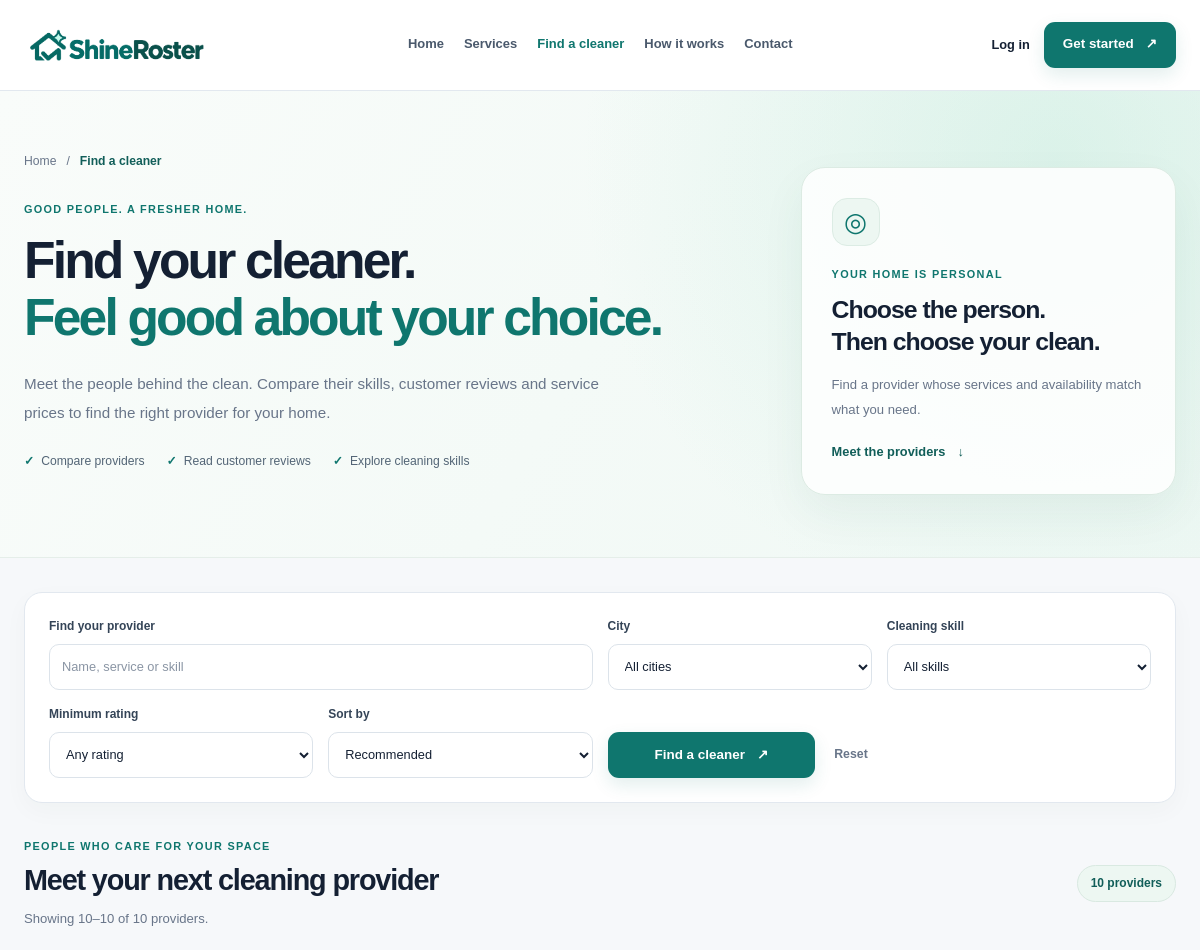
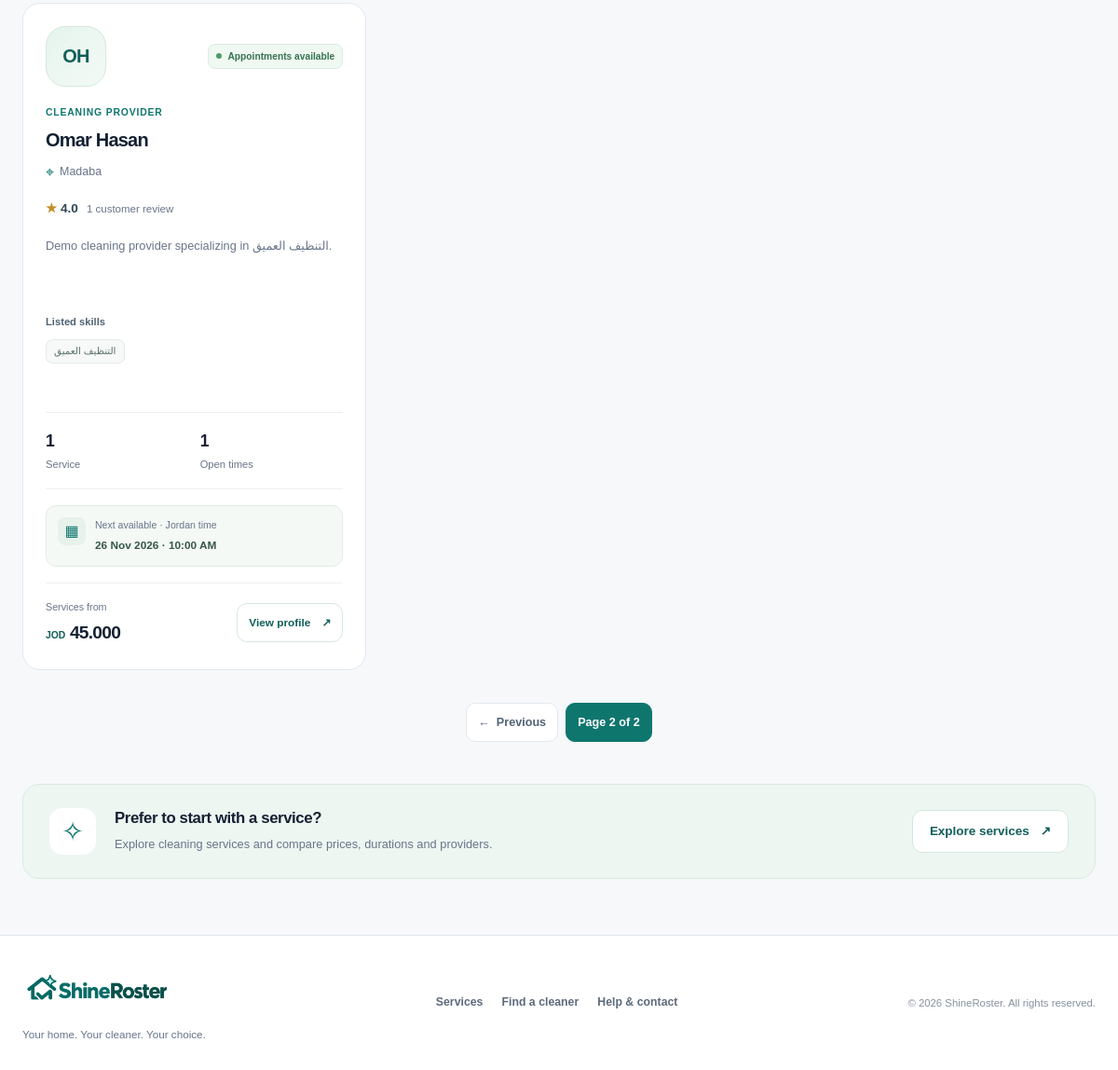
The app's page /providers.php?sort=recommended&page=2 with its own data (2 pictures, top to bottom).
### tables this page shows
CREATE TABLE users (
    id INT UNSIGNED AUTO_INCREMENT PRIMARY KEY,
    full_name VARCHAR(100) NOT NULL,
    email VARCHAR(190) NOT NULL UNIQUE,
    phone VARCHAR(20) NOT NULL,
    password_hash VARCHAR(255) NOT NULL,
    role VARCHAR(20) NOT NULL DEFAULT 'customer',
    is_active TINYINT NOT NULL DEFAULT 1,
    created_at DATETIME NOT NULL DEFAULT CURRENT_TIMESTAMP,
    updated_at DATETIME NOT NULL DEFAULT CURRENT_TIMESTAMP ON UPDATE CURRENT_TIMESTAMP
);

### providers.php (the view, shortened to what the rows shown need)
<?php
require_once __DIR__ . '/includes/init.php';
$search = inputText($_GET, 'search', 120);
$city = inputText($_GET, 'city', 100);
$sort = inputText($_GET, 'sort', 30);
$ratingValue = inputText($_GET, 'rating', 10);
$allowedRatings = ['0', '3', '4', '4.5'];
if (!in_array($ratingValue, $allowedRatings, true)) {
    $ratingValue = '0';
}
$minimumRating = (float) $ratingValue;
if (isset($_GET['skill_id'])) {
    $skillId = filter_var($_GET['skill_id'], FILTER_VALIDATE_INT, [
        'options' => ['min_range' => 1]
    ]);
} else {
    $skillId = filter_var(null, FILTER_VALIDATE_INT, [
        'options' => ['min_range' => 1]
    ]);
}
if ($skillId === false) {
    $skillId = 0;
} else {
    $skillId = (int) $skillId;
}
if (isset($_GET['page'])) {
    $page = filter_var($_GET['page'], FILTER_VALIDATE_INT, ['options' => ['min_range' => 1]]);
} else {
    $page = filter_var(null, FILTER_VALIDATE_INT, ['options' => ['min_range' => 1]]);
}
if ($page === false) {
    $page = 1;
} else {
    $page = max(1, (int) $page);
}
$directory = new ProviderDirectory($db);
$cities = $directory->getCities();
$result = $directory->search($search, $city, $skillId, $minimumRating, $sort, $page);
$providers = $result['providers'];
?>
<!DOCTYPE html>
<html lang="en">
<head>
    <link rel="stylesheet" href="css/style.css">
    <link rel="stylesheet" href="css/services.css">
    <link rel="stylesheet" href="css/providers.css">
</head>
<body class="services-page providers-page">
    <main id="directory-main">
        <section
            class="catalog-hero"
            aria-labelledby="directory-title"
        >
            <div class="catalog-container catalog-hero-inner">
                <div class="catalog-hero-copy">
                    <h1 id="directory-title">
                        Find your cleaner.<br>
                        <span>Feel good about your choice.</span>
                    </h1>
                </div>
                <aside class="catalog-hero-note directory-hero-note">
                    <h2>
                        Choose the person.<br>
                        Then choose your clean.
                    </h2>
                </aside>
            </div>
        </section>
        <section
            class="catalog-section"
            id="provider-results"
            aria-labelledby="provider-results-title"
        >
            <div class="catalog-container">
                <div class="catalog-results-heading">
                    <div>
                        <h2 id="provider-results-title">
                            Meet your next cleaning provider
                        </h2>
                    </div>
                </div>
                <?php if ($providers): ?>
                    <div class="catalog-grid directory-grid">
                        <?php foreach ($providers as $provider): ?>
                            <?php
                            $nameParts = explode(' ', trim($provider['full_name']));
                            $initials = '';
                            if ($nameParts) {
                                $initials = mb_substr($nameParts[0], 0, 1, 'UTF-8');
                                if (count($nameParts) > 1) {
                                    $initials .= mb_substr(
                                        $nameParts[count($nameParts) - 1],
                                        0,
                                        1,
                                        'UTF-8'
                                    );
                                }
                            }
                            $initials = mb_strtoupper($initials, 'UTF-8');
                            $reviewCount = (int) $provider['review_count'];
                            $serviceCount = (int) $provider['service_count'];
                            $availableCount = (int) $provider['available_count'];
                            $visibleSkills = array_slice($provider['skills'], 0, 3);
                            $bio = trim((string) $provider['bio']);
                            $profileUrl = 'provider-details.php?id=' . (int) $provider['id'];
                            if ($provider['next_appointment']) {
                                $nextAppointment = strtotime($provider['next_appointment']);
                            } else {
                                $nextAppointment = null;
                            }
                            ?>
                            <article class="catalog-card directory-card">
                                <div class="directory-card-top">
                                    <span
                                        class="directory-avatar"
                                        aria-hidden="true"
                                    >
                                        <?= escapeHtml($initials) ?>
                                    </span>
                                    <?php if ($availableCount > 0): ?>
                                        <span class="catalog-availability">
                                            <span aria-hidden="true"></span>
                                            Appointments available
                                        </span>
                                    <?php else: ?>
                                        <span class="catalog-availability catalog-availability-muted">
                                            No open appointments
                                        </span>
                                    <?php endif; ?>
                                </div>
                                <div class="directory-heading">
                                    <span class="directory-provider-label">
                                        Cleaning provider
                                    </span>
                                    <h3 dir="auto">
                                        <?= escapeHtml($provider['full_name']) ?>
                                    </h3>
                                    <p class="directory-city">
                                        <span aria-hidden="true">⌖</span>
                                        <span dir="auto">
                                            <?= escapeHtml($provider['city']) ?>
                                        </span>
                                    </p>
                                </div>
                                <div class="directory-review">
                                    <?php if ($reviewCount > 0): ?>
                                        <strong>
                                            <span aria-hidden="true">★</span>
                                            <?= number_format(
                                                (float) $provider['average_rating'],
                                                1
                                            ) ?>
                                        </strong>
                                        <span>
                                            <?= $reviewCount ?>
                                            <?php if ($reviewCount === 1) {
                                                echo 'customer review';
                                            } else {
                                                echo 'customer reviews';
                                            } ?>
                                        </span>
                                    <?php else: ?>
                                        <strong>New provider</strong>
                                        <span>No reviews yet</span>
                                    <?php endif; ?>
                                </div>
                                <p class="directory-bio" dir="auto">
                                    <?php if ($bio !== '') {
                                        echo escapeHtml($bio);
                                    } else {
                                        echo escapeHtml(
                                            'Explore this provider’s cleaning services and available appointments.'
                                        );
                                    } ?>
                                </p>
                                <div class="directory-skills-section">
                                    <span class="directory-section-label">
                                        Listed skills
                                    </span>
                                    <div class="catalog-skills directory-skills">
                                        <?php if ($visibleSkills): ?>
                                            <?php foreach ($visibleSkills as $skillName): ?>
                                                <span dir="auto">
                                                    <?= escapeHtml($skillName) ?>
                                                </span>
                                            <?php endforeach; ?>
                                        <?php else: ?>
                                            <span class="catalog-skill-empty">
                                                No skills listed
                                            </span>
                                        <?php endif; ?>
                                    </div>
                                </div>
                                <div class="directory-stats">
                                    <div>
                                        <strong><?= $serviceCount ?></strong>
                                        <span>
                                            <?php if ($serviceCount === 1) {
                                                echo 'Service';
                                            } else {
                                                echo 'Services';
                                            } ?>
                                        </span>
                                    </div>
                                    <div>
                                        <strong><?= $availableCount ?></strong>
                                        <span>Open times</span>
                                    </div>
                                </div>
                                <div class="directory-next-appointment">
                                    <span aria-hidden="true">▦</span>
                                    <div>
                                        <?php if ($nextAppointment): ?>
                                            <span>Next available · Jordan time</span>
                                            <strong>
                                                <?= escapeHtml(
                                                    date('d M Y · g:i A', $nextAppointment)
                                                ) ?>
                                            </strong>
                                        <?php endif; ?>
                                    </div>
                                </div>
                                <div class="catalog-card-bottom">
                                    <div class="catalog-price">
                                        <span>Services from</span>
                                        <strong>
                                            <small>JOD</small>
                                            <?= number_format(
                                                (float) $provider['minimum_price'],
                                                3
                                            ) ?>
                                        </strong>
                                    </div>
                                    <a
                                        class="catalog-button catalog-button-secondary"
                                        href="<?= escapeHtml($profileUrl) ?>"
                                        aria-label="<?= escapeHtml(
                                            'View ' . $provider['full_name'] . ' provider profile'
                                        ) ?>"
                                    >
                                        View profile
                                        <span aria-hidden="true">↗</span>
                                    </a>
                                </div>
                            </article>
                        <?php endforeach; ?>
                    </div>
                <?php endif; ?>
                <aside class="catalog-help">
                    <div>
                        <h2>Prefer to start with a service?</h2>
                    </div>
                </aside>
            </div>
        </section>
    </main>
</body>
</html>

### records on screen
users: full_name "OH", shows "Appointments available", full_name "Omar Hasan", city "Madaba", average_rating "4.0", is_active "1", shows "customer review", bio "Demo cleaning provider specializing in التنظيف العميق.", skillName "التنظيف العميق", shows "Service", nextAppointment "26 Nov 2026 · 10:00 AM", minimum_price "45.000"

### other values on screen
$firstResult "10"
$lastResult "10"
$total "10"
$page "2"
$pages "2"
